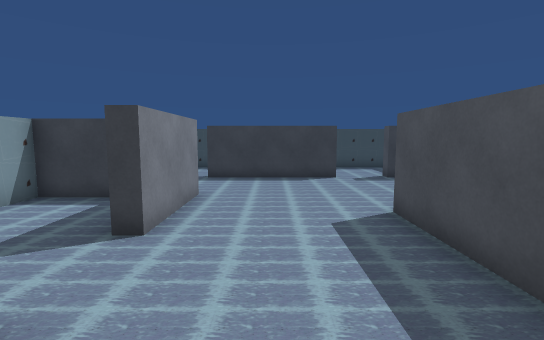
View 1 (above)

22 first-person views from a walk through a scene from a Unity 3-D project. The camera is 1.5 m above the floor, tilts 6° down and sees 85° across. The floor is counted in squares, 1 m on a side. Each view is taken from the middle of a square. On the plan, view 1 faces up. The plan holds only what a view shows up to about 15 squares ahead; the rest is blank. The place goes on beyond the plan. Some animated figures are not drawn. Some surface patterns are stand-ins.

View 2
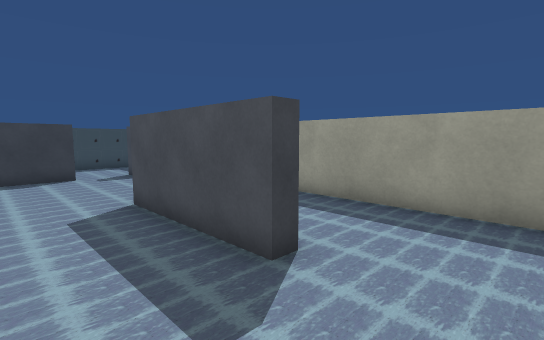

View 3
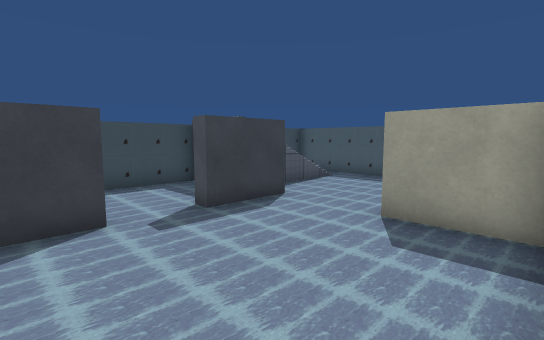

View 4
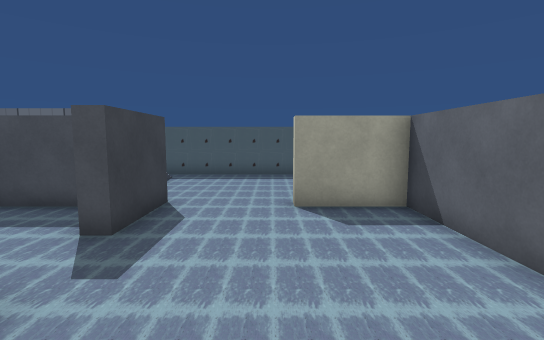

View 5
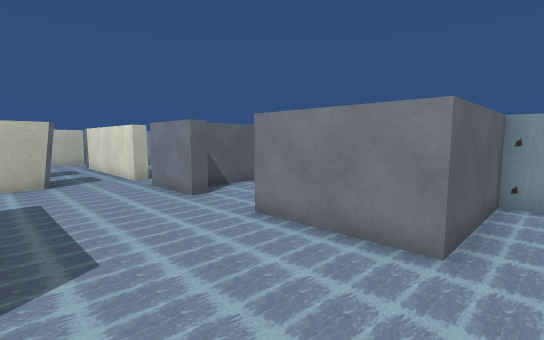

View 6
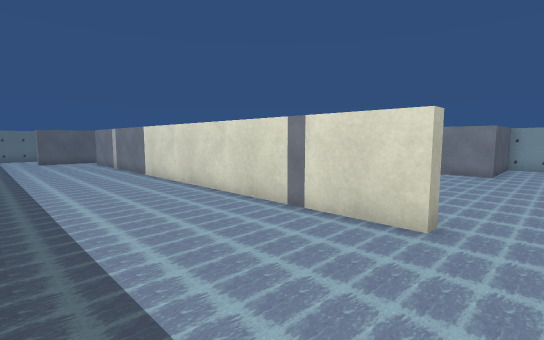

View 7
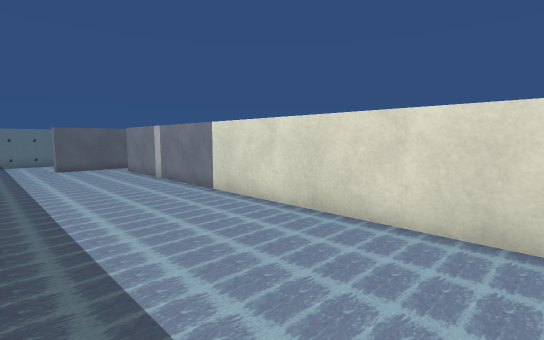

View 8
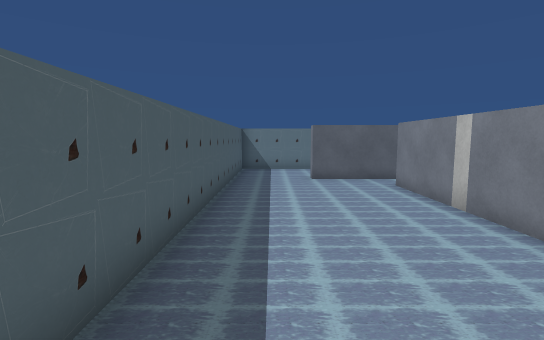

View 9
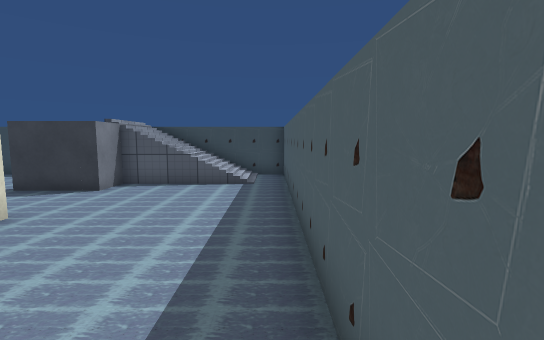

View 10
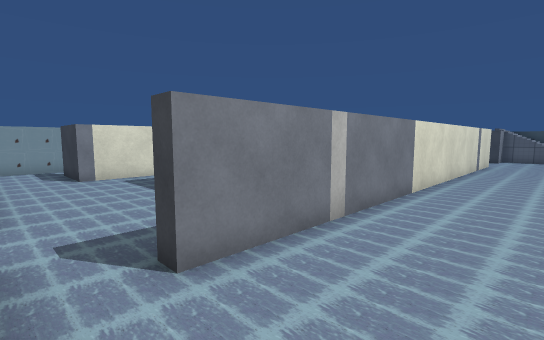

View 11
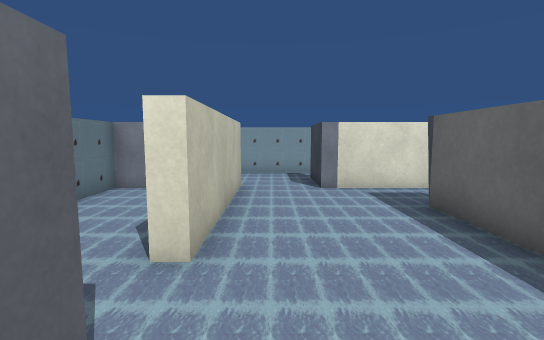

View 12
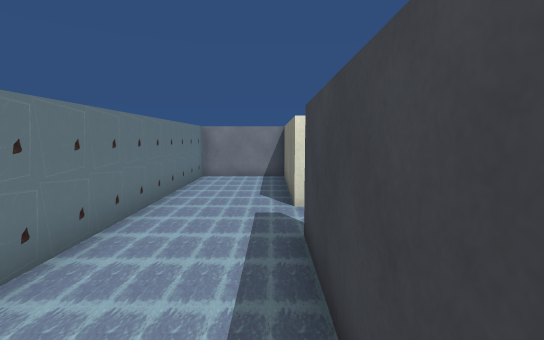

View 13
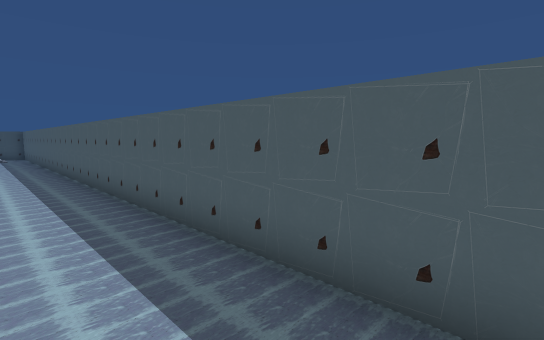

View 14
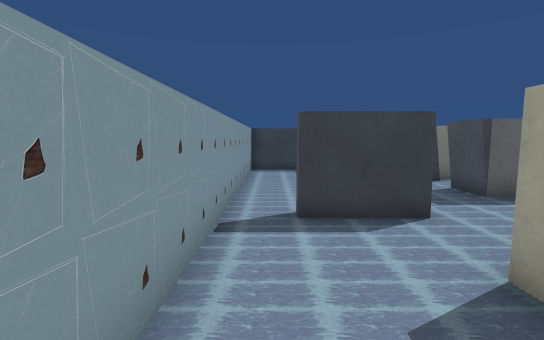

View 15
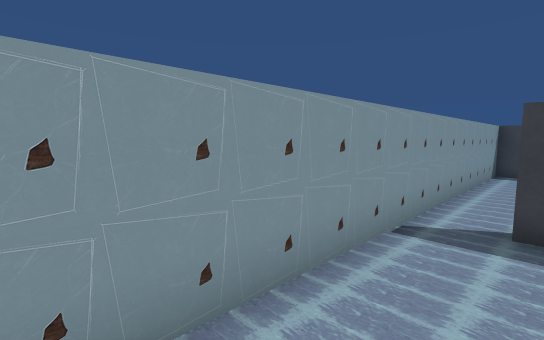

View 16
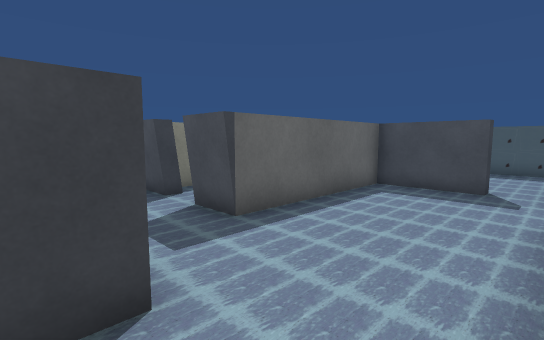

View 17
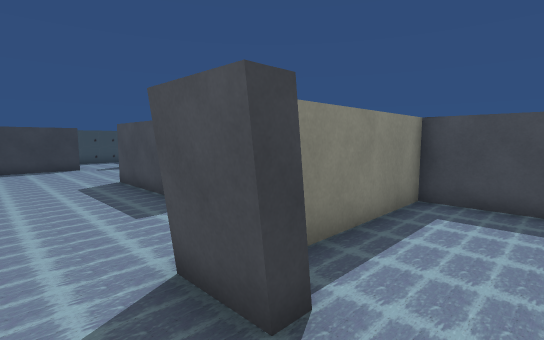

View 18
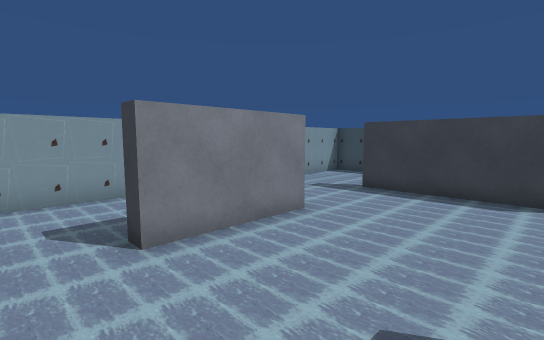

View 19
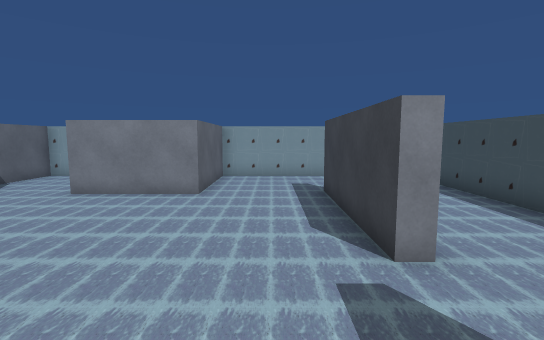

View 20
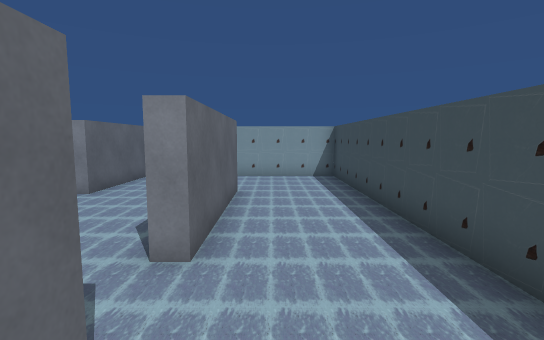

View 21
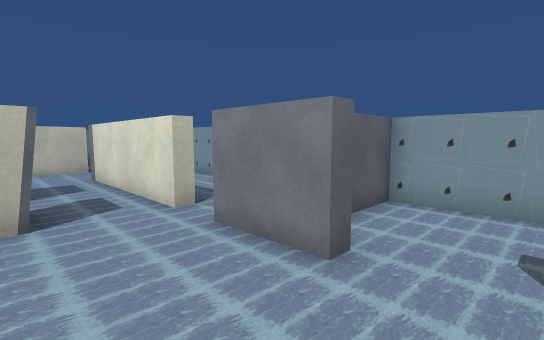

View 22
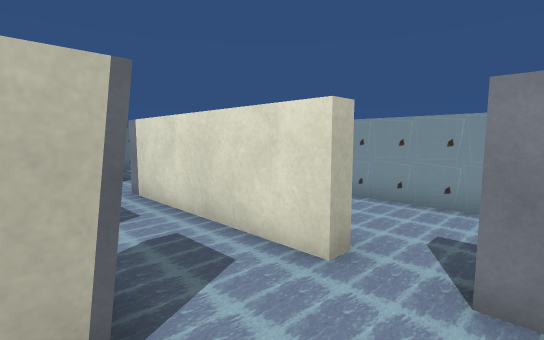

### Floor plan
Points are (right, up) in squares from view 1. A wall is a line through its corners. A room is listed if a view was taken in it or the views show most of it. See-through windows are left out.
Room 1 (views 1, 2, 3, 4, 5, 6, 7, 8, 9, 10, 12, 13, 18, 19, 20, 21, 22)
walls: (3.1, 1.5) (2.5, 1.5) (2.5, 6); (3.1, 6) (6.5, 6) (6.5, 8.5) (7, 8.5) (7, -9.5); (6.5, -0.9) (6.5, 4.5); (0.4, -2) (1.6, -2); (-2.6, 2) (-2, 2) (-2, -0.5); (7, 12) (7, 11.5) (4.5, 11.5) (4.5, 12) (5, 12); (-4.1, 7.5) (-6, 7.5) (-6, 1) (-3.1, 1); (10.5, 12.9) (7, 12.9); (-2.5, 12) (2.5, 12) (2.5, 11.5) (-2.5, 11.5); (5.4, 15.5) (-6, 15.5) (-6, 8) (-2, 8) (-2, 4.5) (-2.5, 4.5); (7.5, -11) (9.5, -11) (9.5, -11.5) (5.5, -11.5); (3.5, -11.5) (-1.4, -11.5); (-2, -11.4) (-2, -14.8) (7.1, -14.8); (9, -14.8) (12.5, -14.8) (12.5, 15.5) (9.1, 15.5)
ways out: opening at (4.5, -11) to room 2; opening at (7, -10) to room 2; opening at (-1, -2.5) to room 4; opening at (-2, -1) to room 5
Room 2 (view 11)
walls: (5.5, -11) (7.5, -11); (7, -9.5) (6.5, -9.5) (6.5, -6.5) (0.4, -6.5); (-1.5, -11) (3.5, -11) (3.5, -11.5); (-2, -6.5) (-2, -8.5)
ways out: opening at (4.5, -11) to room 1; opening at (7, -10) to room 1; opening at (-2, -9.5) to room 3; opening at (-1, -5.5) to room 4
Room 3 (views 14, 15, 16)
walls: (-2.5, -11.5) (-2.5, -11) (-1.5, -11); (-2, -8.5) (-4.5, -8.5) (-4.5, -8); (-6, -7.5) (-6, -14)
ways out: opening at (-2, -9.5) to room 2; opening at (-5, -8) to room 5
Room 4 (view 17)
walls: (1, -3.5) (0.4, -3.5) (0.4, -2); (-2, -2) (-2, -6.5); (0.4, -6.5) (0.4, -5)
ways out: opening at (-1, -2.5) to room 1; opening at (-1, -5.5) to room 2; opening at (0.5, -4) to room 6
Room 5 (no view inside)
walls: (-2.6, -2) (-2, -2); (-3.8, 0.5) (-6, 0.5) (-6, -7.5)
ways out: opening at (-2, -1) to room 1; opening at (-5, -8) to room 3
Room 6 (no view inside)
walls: (6.5, -4.8) (6.5, -2.5) (1.2, -2.5)
ways out: opening at (0.5, -4) to room 4

Positions as (right, up) in squares from view 1, and headings:
1: (0, 0), facing up
2: (0, -1), facing up-right
3: (1, 6), facing up-right
4: (0, 9), facing right
5: (2, 9), facing down-left
6: (12, 10), facing down-left
7: (12, 5), facing down-left
8: (11, 0), facing down
9: (12, 3), facing up
10: (10, -11), facing up-left
11: (7, -10), facing left
12: (10, -12), facing left
13: (10, -12), facing up-right
14: (-5, -14), facing up
15: (-4, -14), facing up-left
16: (-3, -11), facing up-right
17: (-1, -5), facing up-right
18: (2, 3), facing up-left
19: (6, 10), facing left
20: (6, 13), facing left
21: (1, 4), facing down-left
22: (1, 0), facing down-left
